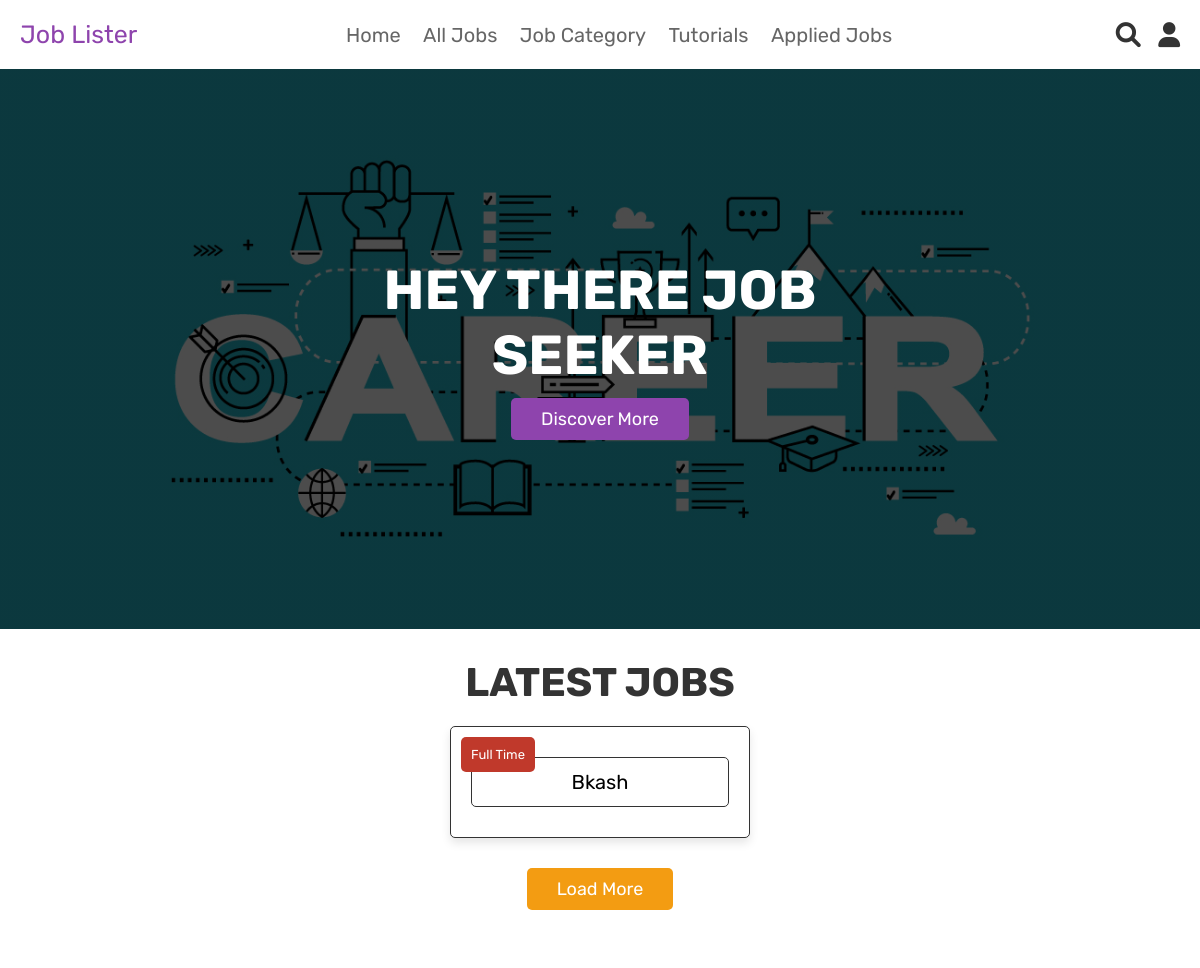
The app's page /home.php (signed in, upper part), older data.
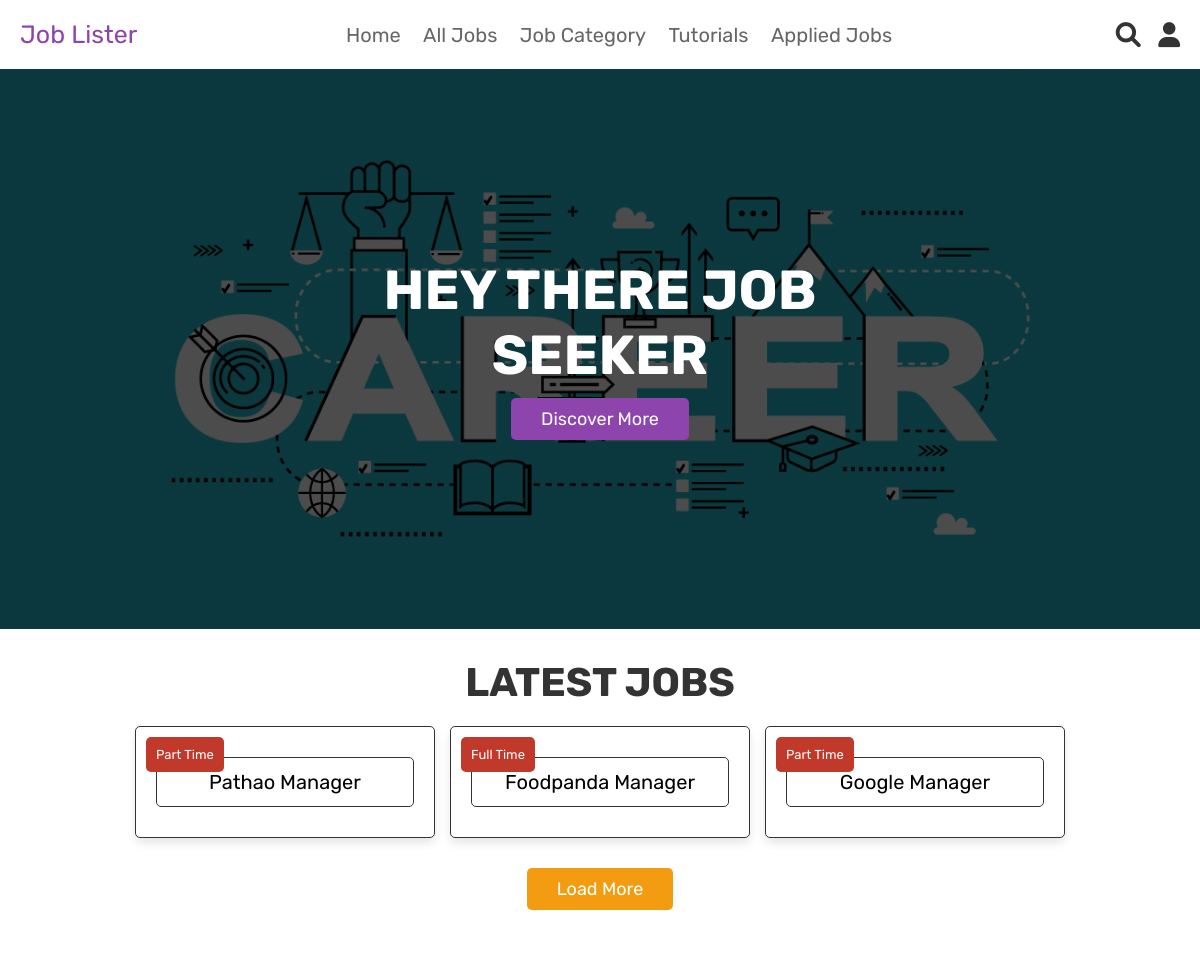
The same page, newer data.
### tables this page shows
CREATE TABLE `jobs_posted` (
  `job_id` int(100) NOT NULL,
  `job_title` varchar(100) NOT NULL,
  `job_company_id` int(100) NOT NULL,
  `job_details` text NOT NULL,
  `job_type` varchar(100) NOT NULL,
  `job_category` varchar(100) NOT NULL,
  `job_salary` int(100) NOT NULL,
  `job_creation_date` date NOT NULL,
  `job_expiration_date` date NOT NULL,
  `job_post_status` varchar(100) NOT NULL
);

### home.php (the view, shortened to what this page needs)
<?php
include 'config.php';
?>
<!DOCTYPE html>
<html lang="en">
<head>
   <link rel="stylesheet" href="https://cdnjs.cloudflare.com/ajax/libs/font-awesome/6.0.0/css/all.min.css">
   <link rel="stylesheet" href="css/style.css">
</head>
<body>
<?php include 'header.php'; ?>
<section class="home">
   <div class="content">
      <h3>Hey There Job Seeker</h3>
      <a href="about.php" class="white-btn">discover more</a>
   </div>
</section>
<section class="joblist">
   <h1 class="title">latest Jobs</h1>
   <div class="box-container">
      <?php
         $select_jobs = mysqli_query($conn, "SELECT * FROM `jobs_posted` LIMIT 3") or die('query failed');
         if(mysqli_num_rows($select_jobs) > 0){
            while($fetch_products = mysqli_fetch_assoc($select_jobs)){
      ?>
     <form action="" method="post" class="box">
      <div class="qty"><?php echo $fetch_products['job_title']; ?><br></div>
      <div class="price"><?php echo $fetch_products['job_type']; ?></div>
     </form>
      <?php
         }
      }else{
         echo '<p class="empty">No Jobs Has Been Posted Yet</p>';
      }
      ?>
   </div>
   <div class="load-more" style="margin-top: 2rem; text-align:center">
      <a href="all_jobs.php" class="option-btn">load more</a>
   </div>
</section>
<section class="about">
</section>
</body>
</html>

Row changes from the older to the newer data that the page shows:
removed jobs_posted: job_title "Bkash", job_type "Full Time"
added jobs_posted: job_title "Pathao Manager", job_type "Part Time"
added jobs_posted: job_title "Foodpanda Manager", job_type "Full Time"
added jobs_posted: job_title "Google Manager", job_type "Part Time"
